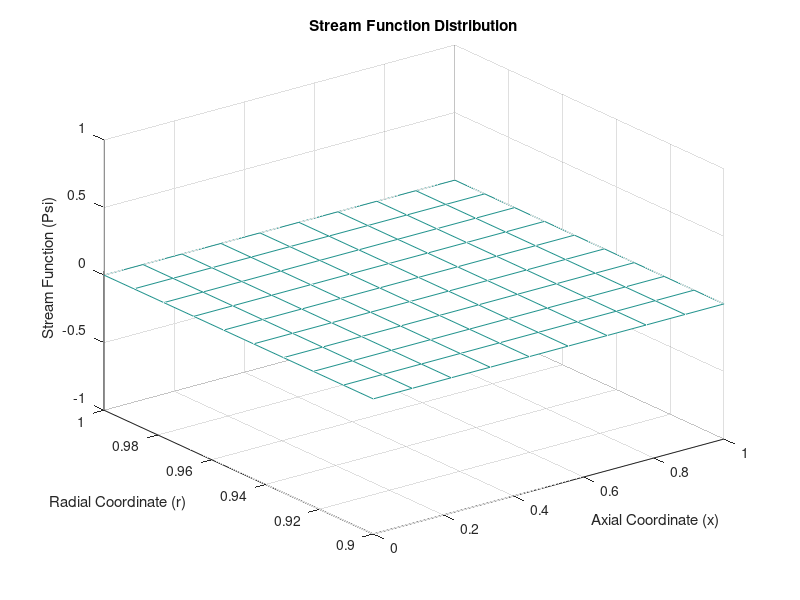

MATLAB code to generate this figure:
% MATLAB script for solving flow in an axial compressor using the Finite Difference Method (FDM)

% Step 1: Define parameters and grid
N_x = 10; % Number of grid points in axial direction (including LE and TE)
N_r = 10; % Number of grid points in radial direction (hub to shroud)

x = linspace(0, 1, N_x); % Axial coordinate grid (normalized from LE to TE)
r = linspace(0.9, 1, N_r); % Radial coordinate grid (hub to shroud)

% Step 2: Initialize variables
psi = zeros(N_r, N_x); % Stream function
rho = ones(N_r, N_x) * 1.5; % Density initialized to 1.5 kg/m^3
H0 = ones(N_r, N_x) * (25 + 273.15); % Stagnation enthalpy initialized based on inlet temp (K)

% Initial velocities
Cx_const = 136; % Constant axial velocity (m/s)
Cr = zeros(N_r, N_x); % Initialize radial velocity to zero
Ctheta = zeros(N_r, N_x); % Initialize tangential velocity to zero
rCtheta = zeros(N_r, N_x); % Initialize rCtheta to zero

% Step 3: Impose initial swirl conditions
rCtheta_TE = linspace(82.3, 84.4, N_r); % Swirl imposed at trailing edge (hub to shroud)
for j = 1:N_r
    for i = 2:N_x % Inside blade (from LE+1 to TE)
        rCtheta(i, j) = rCtheta(i-1, j) + (rCtheta_TE(j) - 82.3) * (i-1) / (N_x-1);
    end
end

% Step 4: Iterate and solve for vorticity and stream function
omega = zeros(N_r, N_x); % Initialize vorticity
epsilon_psi = 1e-5; % Convergence criterion for stream function
max_iterations = 100;

for iter = 1:max_iterations
    % Update vorticity (omega) using finite differences
    for j = 2:N_r-1
        for i = 2:N_x-1
            omega(i, j) = (rho(i, j) * Cx_const * (psi(i, j+1) - psi(i, j-1)) / (2 * (r(j+1) - r(j-1))) ...
                         + (H0(i, j+1) - H0(i, j-1)) / (2 * (r(j+1) - r(j-1))));
        end
    end
    
    % Update stream function (psi) node-by-node
    for j = 2:N_r-1
        for i = 2:N_x-1
            A = 1 / ((r(i+1) - r(i)) / 2) + 1 / ((r(i-1) - r(i)) / 2);
            B = (psi(i+1, j) + psi(i-1, j) + psi(i, j+1) + psi(i, j-1)) / 4;
            psi(i, j) = A * B;
        end
    end
    
    % Check convergence
    if max(abs(psi(:) - omega(:))) < epsilon_psi
        break;
    end
end

% Step 5: Calculate velocities based on updated stream function
for j = 1:N_r
    for i = 2:N_x-1
        Cr(i, j) = - (psi(i+1, j) - psi(i-1, j)) / (2 * (x(i+1) - x(i-1)));
        Ctheta(i, j) = rCtheta(i, j) / r(j);
    end
end

% Step 6: Display results
fprintf('Number of iterations for convergence: %d\n', iter);
mesh(x, r, psi);
title('Stream Function Distribution');
xlabel('Axial Coordinate (x)');
ylabel('Radial Coordinate (r)');
zlabel('Stream Function (Psi)');
